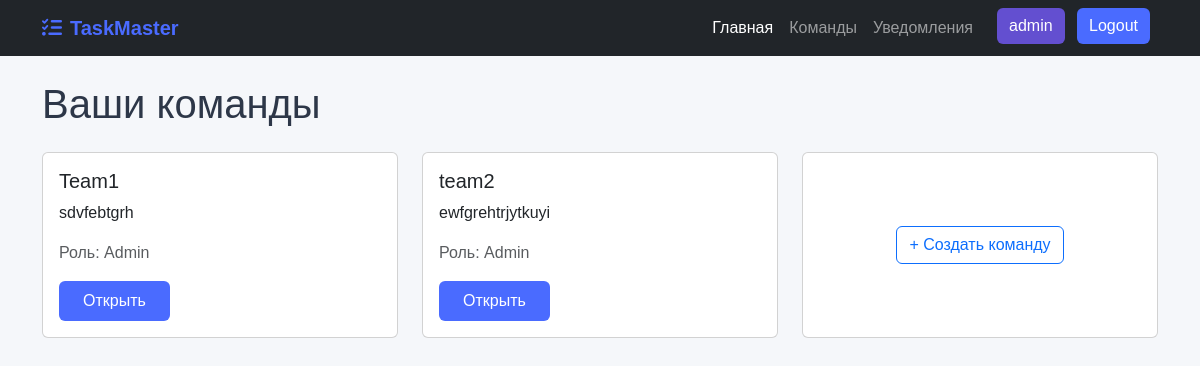
Before: /dashboard (signed in) with the older database file.
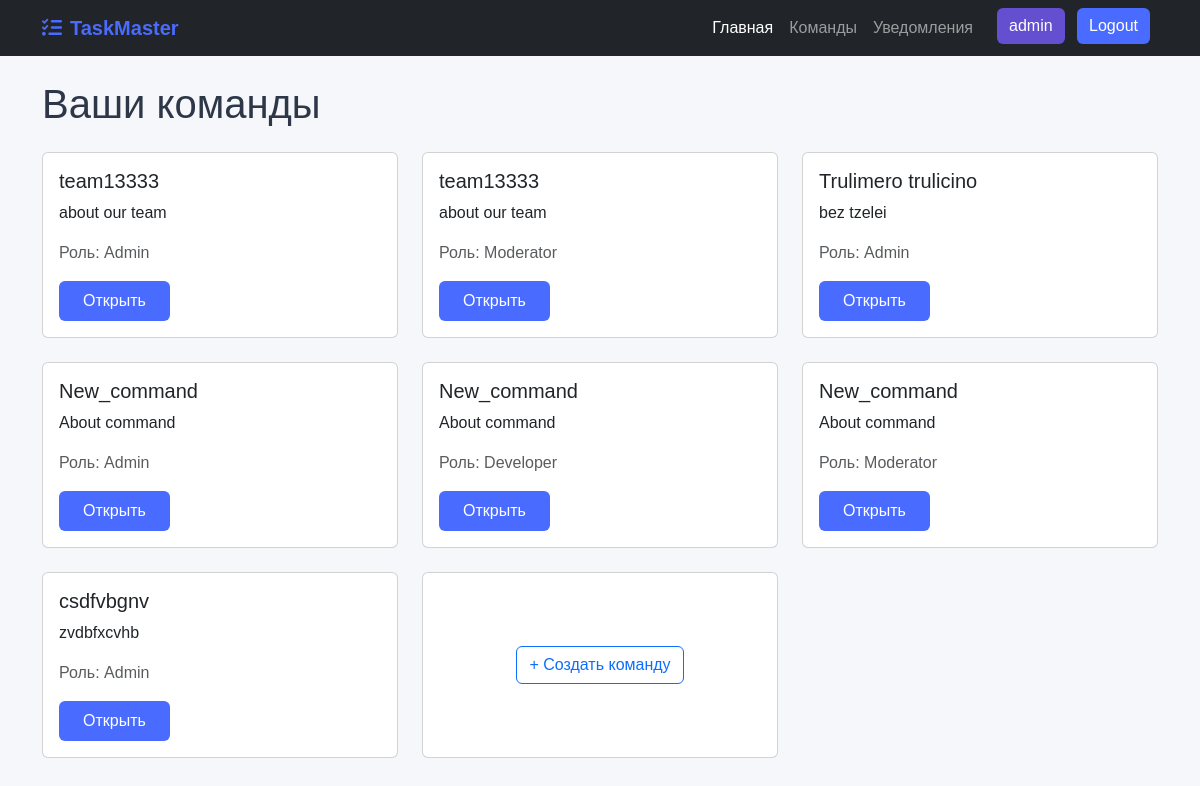
After: the same page with the newer database file.
### tasktracker/models.py (models this page shows, shortened)
class TeamMember(models.Model):
    ROLE_CHOICES = [
        ('ADMIN', 'Admin'),
        ('MODERATOR', 'Moderator'),
        ('DEVELOPER', 'Developer'),
        ('VIEWER', 'Viewer'),
    ]
    user = models.ForeignKey(User, on_delete=models.CASCADE)
    team = models.ForeignKey(Team, on_delete=models.CASCADE)
    role = models.CharField(max_length=10, choices=ROLE_CHOICES, default='DEVELOPER')
    joined_at = models.DateTimeField(auto_now_add=True)
    class Meta:
        unique_together = ('user', 'team')

class Team(models.Model):
    name = models.CharField(max_length=100)
    description = models.TextField(blank=True)
    created_at = models.DateTimeField(auto_now_add=True)
    updated_at = models.DateTimeField(auto_now=True)

### tasktracker/views.py (the view)
# urls.py: path('dashboard', dashboard, name='dashboard'),
@login_required
def dashboard(request):
    if(request.user.is_staff):
        user_teams = TeamMember.objects.all()
    else:
        user_teams = TeamMember.objects.filter(user=request.user)
    context = {
        'user_teams': user_teams,
    }
    return render(request, 'tasktracker/dashboard.html', context)

### tasktracker/templates/tasktracker/dashboard.html (shortened to what this page needs)
{% extends 'base.html' %}
{% block content %}
<h1>Ваши команды</h1>
<div class="row mt-4">
    {% for member in user_teams %}
    <div class="col-md-4 mb-4">
        <div class="card">
            <div class="card-body">
                <h5 class="card-title">{{ member.team.name }}</h5>
                <p class="card-text">{{ member.team.description|truncatechars:100 }}</p>
                <p class="text-muted">Роль: {{ member.get_role_display }}</p>
                <a href="{% url 'team_detail' team_id=member.team.id %}" class="btn btn-primary">Открыть</a>
            </div>
        </div>
    </div>
    {% empty %}
    <div class="col-12">
        <div class="alert alert-info">
            Вы не состоите ни в одной команде. <a href="{% url 'create_team' %}">Создайте новую команду</a>.
        </div>
    </div>
    {% endfor %}
    {% if user_teams %}
    <div class="col-md-4 mb-4">
        <div class="card h-100">
            <div class="card-body d-flex align-items-center justify-content-center">
                <a href="{% url 'create_team' %}" class="btn btn-outline-primary">+ Создать команду</a>
            </div>
        </div>
    </div>
    {% endif %}
</div>
{% endblock %}

Changed rows visible on the page:
removed TeamMember: team.name "team2", team.description "ewfgrehtrjytkuyi", role "Admin"
changed TeamMember (number 1 of 7 on the later page): team.name "Team1" → "team13333"; team.description "sdvfebtgrh" → "about our team"
added TeamMember: team.name "team13333", team.description "about our team", role "Moderator"
added TeamMember: team.name "Trulimero trulicino", team.description "bez tzelei", role "Admin"
added TeamMember: team.name "New_command", team.description "About command", role "Admin"
added TeamMember: team.name "New_command", team.description "About command", role "Developer"
added TeamMember: team.name "New_command", team.description "About command", role "Moderator"
added TeamMember: team.name "csdfvbgnv", team.description "zvdbfxcvhb", role "Admin"
